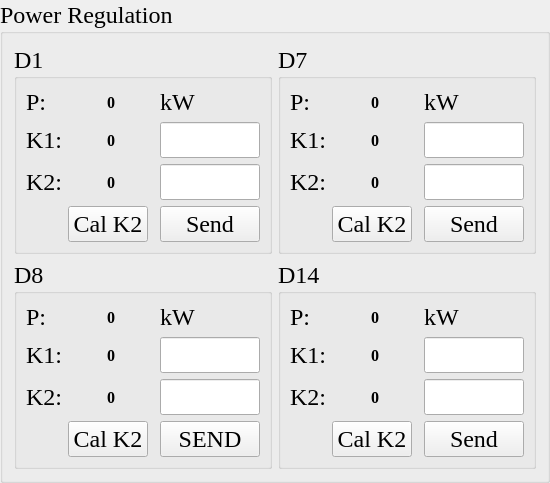
       <widget class="QGroupBox" name="groupBox_3">
        <property name="font">
         <font>
          <family>Times New Roman</family>
          <pointsize>18</pointsize>
         </font>
        </property>
        <property name="title">
         <string>Power Regulation</string>
        </property>
        <layout class="QGridLayout" name="gridLayout_13">
         <item row="1" column="2">
          <widget class="QGroupBox" name="groupBox_13">
           <property name="sizePolicy">
            <sizepolicy hsizetype="Preferred" vsizetype="Preferred">
             <horstretch>0</horstretch>
             <verstretch>0</verstretch>
            </sizepolicy>
           </property>
           <property name="title">
            <string>D14</string>
           </property>
           <layout class="QGridLayout" name="gridLayout_12">
            <item row="0" column="0">
             <widget class="QLabel" name="label_47">
              <property name="sizePolicy">
               <sizepolicy hsizetype="Preferred" vsizetype="Fixed">
                <horstretch>0</horstretch>
                <verstretch>0</verstretch>
               </sizepolicy>
              </property>
              <property name="text">
               <string>P:</string>
              </property>
             </widget>
            </item>
            <item row="2" column="4">
             <widget class="QLineEdit" name="lineEdit_d14_k2">
              <property name="sizePolicy">
               <sizepolicy hsizetype="Fixed" vsizetype="Fixed">
                <horstretch>0</horstretch>
                <verstretch>0</verstretch>
               </sizepolicy>
              </property>
              <property name="maximumSize">
               <size>
                <width>100</width>
                <height>16777215</height>
               </size>
              </property>
              <property name="alignment">
               <set>Qt::AlignCenter</set>
              </property>
             </widget>
            </item>
            <item row="0" column="1" colspan="2">
             <widget class="QLabel" name="label_d14_p">
              <property name="sizePolicy">
               <sizepolicy hsizetype="Expanding" vsizetype="Preferred">
                <horstretch>0</horstretch>
                <verstretch>0</verstretch>
               </sizepolicy>
              </property>
              <property name="font">
               <font>
                <pointsize>12</pointsize>
                <weight>75</weight>
                <bold>true</bold>
               </font>
              </property>
              <property name="text">
               <string>0</string>
              </property>
              <property name="alignment">
               <set>Qt::AlignCenter</set>
              </property>
             </widget>
            </item>
            <item row="1" column="1" colspan="2">
             <widget class="QLabel" name="label_d14_k1">
              <property name="sizePolicy">
               <sizepolicy hsizetype="Expanding" vsizetype="Preferred">
                <horstretch>0</horstretch>
                <verstretch>0</verstretch>
               </sizepolicy>
              </property>
              <property name="font">
               <font>
                <pointsize>12</pointsize>
                <weight>75</weight>
                <bold>true</bold>
               </font>
              </property>
              <property name="text">
               <string>0</string>
              </property>
              <property name="alignment">
               <set>Qt::AlignCenter</set>
              </property>
             </widget>
            </item>
            <item row="1" column="0">
             <widget class="QLabel" name="label_48">
              <property name="text">
               <string>K1:</string>
              </property>
             </widget>
            </item>
            <item row="1" column="4">
             <widget class="QLineEdit" name="lineEdit_d14_k1">
              <property name="sizePolicy">
               <sizepolicy hsizetype="Fixed" vsizetype="Fixed">
                <horstretch>0</horstretch>
                <verstretch>0</verstretch>
               </sizepolicy>
              </property>
              <property name="maximumSize">
               <size>
                <width>100</width>
                <height>16777215</height>
               </size>
              </property>
              <property name="alignment">
               <set>Qt::AlignCenter</set>
              </property>
             </widget>
            </item>
            <item row="2" column="0">
             <widget class="QLabel" name="label_49">
              <property name="text">
               <string>K2:</string>
              </property>
             </widget>
            </item>
            <item row="2" column="1" colspan="2">
             <widget class="QLabel" name="label_d14_k2">
              <property name="sizePolicy">
               <sizepolicy hsizetype="Expanding" vsizetype="Preferred">
                <horstretch>0</horstretch>
                <verstretch>0</verstretch>
               </sizepolicy>
              </property>
              <property name="font">
               <font>
                <pointsize>12</pointsize>
                <weight>75</weight>
                <bold>true</bold>
               </font>
              </property>
              <property name="text">
               <string>0</string>
              </property>
              <property name="alignment">
               <set>Qt::AlignCenter</set>
              </property>
             </widget>
            </item>
            <item row="4" column="4">
             <widget class="QPushButton" name="pushButton_d14">
              <property name="sizePolicy">
               <sizepolicy hsizetype="Fixed" vsizetype="Fixed">
                <horstretch>0</horstretch>
                <verstretch>0</verstretch>
               </sizepolicy>
              </property>
              <property name="maximumSize">
               <size>
                <width>100</width>
                <height>16777215</height>
               </size>
              </property>
              <property name="text">
               <string>Send</string>
              </property>
             </widget>
            </item>
            <item row="4" column="1">
             <widget class="QPushButton" name="pushButton_D14_CAL_K2">
              <property name="text">
               <string>Cal K2</string>
              </property>
             </widget>
            </item>
            <item row="0" column="4">
             <widget class="QLabel" name="label_9">
              <property name="text">
               <string>kW</string>
              </property>
             </widget>
            </item>
           </layout>
          </widget>
         </item>
         <item row="1" column="0">
          <widget class="QGroupBox" name="groupBox_D8">
           <property name="title">
            <string>D8</string>
           </property>
           <layout class="QGridLayout" name="gridLayout_10">
            <item row="0" column="0">
             <widget class="QLabel" name="label_37">
              <property name="sizePolicy">
               <sizepolicy hsizetype="Preferred" vsizetype="Fixed">
                <horstretch>0</horstretch>
                <verstretch>0</verstretch>
               </sizepolicy>
              </property>
              <property name="text">
               <string>P:</string>
              </property>
             </widget>
            </item>
            <item row="0" column="1" colspan="2">
             <widget class="QLabel" name="label_d8_p">
              <property name="sizePolicy">
               <sizepolicy hsizetype="Preferred" vsizetype="Preferred">
                <horstretch>0</horstretch>
                <verstretch>0</verstretch>
               </sizepolicy>
              </property>
              <property name="font">
               <font>
                <pointsize>12</pointsize>
                <weight>75</weight>
                <bold>true</bold>
               </font>
              </property>
              <property name="text">
               <string>0</string>
              </property>
              <property name="alignment">
               <set>Qt::AlignCenter</set>
              </property>
             </widget>
            </item>
            <item row="1" column="0">
             <widget class="QLabel" name="label_38">
              <property name="text">
               <string>K1:</string>
              </property>
             </widget>
            </item>
            <item row="1" column="1" colspan="2">
             <widget class="QLabel" name="label_d8_k1">
              <property name="sizePolicy">
               <sizepolicy hsizetype="Preferred" vsizetype="Preferred">
                <horstretch>0</horstretch>
                <verstretch>0</verstretch>
               </sizepolicy>
              </property>
              <property name="font">
               <font>
                <pointsize>12</pointsize>
                <weight>75</weight>
                <bold>true</bold>
               </font>
              </property>
              <property name="text">
               <string>0</string>
              </property>
              <property name="alignment">
               <set>Qt::AlignCenter</set>
              </property>
             </widget>
            </item>
            <item row="2" column="1" colspan="2">
             <widget class="QLabel" name="label_d8_k2">
              <property name="sizePolicy">
               <sizepolicy hsizetype="Preferred" vsizetype="Preferred">
                <horstretch>0</horstretch>
                <verstretch>0</verstretch>
               </sizepolicy>
              </property>
              <property name="font">
               <font>
                <pointsize>12</pointsize>
                <weight>75</weight>
                <bold>true</bold>
               </font>
              </property>
              <property name="text">
               <string>0</string>
              </property>
              <property name="alignment">
               <set>Qt::AlignCenter</set>
              </property>
             </widget>
            </item>
            <item row="2" column="0">
             <widget class="QLabel" name="label_39">
              <property name="text">
               <string>K2:</string>
              </property>
             </widget>
            </item>
            <item row="1" column="3">
             <widget class="QLineEdit" name="lineEdit_d8_k1">
              <property name="sizePolicy">
               <sizepolicy hsizetype="Fixed" vsizetype="Fixed">
                <horstretch>0</horstretch>
                <verstretch>0</verstretch>
               </sizepolicy>
              </property>
              <property name="maximumSize">
               <size>
                <width>100</width>
                <height>16777215</height>
               </size>
              </property>
              <property name="alignment">
               <set>Qt::AlignCenter</set>
              </property>
             </widget>
            </item>
            <item row="2" column="3">
             <widget class="QLineEdit" name="lineEdit_d8_k2">
              <property name="sizePolicy">
               <sizepolicy hsizetype="Fixed" vsizetype="Fixed">
                <horstretch>0</horstretch>
                <verstretch>0</verstretch>
               </sizepolicy>
              </property>
              <property name="maximumSize">
               <size>
                <width>100</width>
                <height>16777215</height>
               </size>
              </property>
              <property name="alignment">
               <set>Qt::AlignCenter</set>
              </property>
             </widget>
            </item>
            <item row="4" column="3">
             <widget class="QPushButton" name="pushButton_d8">
              <property name="sizePolicy">
               <sizepolicy hsizetype="Fixed" vsizetype="Fixed">
                <horstretch>0</horstretch>
                <verstretch>0</verstretch>
               </sizepolicy>
              </property>
              <property name="maximumSize">
               <size>
                <width>100</width>
                <height>16777215</height>
               </size>
              </property>
              <property name="text">
               <string>SEND</string>
              </property>
             </widget>
            </item>
            <item row="4" column="1">
             <widget class="QPushButton" name="pushButton_D8_CAL_K2">
              <property name="text">
               <string>Cal K2</string>
              </property>
             </widget>
            </item>
            <item row="0" column="3">
             <widget class="QLabel" name="label_7">
              <property name="text">
               <string>kW</string>
              </property>
             </widget>
            </item>
           </layout>
          </widget>
         </item>
         <item row="0" column="2">
          <widget class="QGroupBox" name="groupBox_12">
           <property name="title">
            <string>D7</string>
           </property>
           <layout class="QGridLayout" name="gridLayout_11">
            <item row="1" column="0">
             <widget class="QLabel" name="label_43">
              <property name="text">
               <string>K1:</string>
              </property>
             </widget>
            </item>
            <item row="0" column="1" colspan="2">
             <widget class="QLabel" name="label_d7_p">
              <property name="sizePolicy">
               <sizepolicy hsizetype="Preferred" vsizetype="Preferred">
                <horstretch>0</horstretch>
                <verstretch>0</verstretch>
               </sizepolicy>
              </property>
              <property name="font">
               <font>
                <pointsize>12</pointsize>
                <weight>75</weight>
                <bold>true</bold>
               </font>
              </property>
              <property name="text">
               <string>0</string>
              </property>
              <property name="alignment">
               <set>Qt::AlignCenter</set>
              </property>
             </widget>
            </item>
            <item row="1" column="3">
             <widget class="QLineEdit" name="lineEdit_d7_k1">
              <property name="sizePolicy">
               <sizepolicy hsizetype="Fixed" vsizetype="Fixed">
                <horstretch>0</horstretch>
                <verstretch>0</verstretch>
               </sizepolicy>
              </property>
              <property name="maximumSize">
               <size>
                <width>100</width>
                <height>16777215</height>
               </size>
              </property>
              <property name="alignment">
               <set>Qt::AlignCenter</set>
              </property>
             </widget>
            </item>
            <item row="0" column="0">
             <widget class="QLabel" name="label_42">
              <property name="sizePolicy">
               <sizepolicy hsizetype="Preferred" vsizetype="Fixed">
                <horstretch>0</horstretch>
                <verstretch>0</verstretch>
               </sizepolicy>
              </property>
              <property name="text">
               <string>P:</string>
              </property>
             </widget>
            </item>
            <item row="1" column="1" colspan="2">
             <widget class="QLabel" name="label_d7_k1">
              <property name="sizePolicy">
               <sizepolicy hsizetype="Preferred" vsizetype="Preferred">
                <horstretch>0</horstretch>
                <verstretch>0</verstretch>
               </sizepolicy>
              </property>
              <property name="font">
               <font>
                <pointsize>12</pointsize>
                <weight>75</weight>
                <bold>true</bold>
               </font>
              </property>
              <property name="text">
               <string>0</string>
              </property>
              <property name="alignment">
               <set>Qt::AlignCenter</set>
              </property>
             </widget>
            </item>
            <item row="2" column="3">
             <widget class="QLineEdit" name="lineEdit_d7_k2">
              <property name="sizePolicy">
               <sizepolicy hsizetype="Fixed" vsizetype="Fixed">
                <horstretch>0</horstretch>
                <verstretch>0</verstretch>
               </sizepolicy>
              </property>
              <property name="maximumSize">
               <size>
                <width>100</width>
                <height>16777215</height>
               </size>
              </property>
              <property name="alignment">
               <set>Qt::AlignCenter</set>
              </property>
             </widget>
            </item>
            <item row="2" column="1" colspan="2">
             <widget class="QLabel" name="label_d7_k2">
              <property name="sizePolicy">
               <sizepolicy hsizetype="Preferred" vsizetype="Preferred">
                <horstretch>0</horstretch>
                <verstretch>0</verstretch>
               </sizepolicy>
              </property>
              <property name="font">
               <font>
                <pointsize>12</pointsize>
                <weight>75</weight>
                <bold>true</bold>
               </font>
              </property>
              <property name="text">
               <string>0</string>
              </property>
              <property name="alignment">
               <set>Qt::AlignCenter</set>
              </property>
             </widget>
            </item>
            <item row="2" column="0">
             <widget class="QLabel" name="label_44">
              <property name="text">
               <string>K2:</string>
              </property>
             </widget>
            </item>
            <item row="4" column="3">
             <widget class="QPushButton" name="pushButton_d7">
              <property name="sizePolicy">
               <sizepolicy hsizetype="Fixed" vsizetype="Fixed">
                <horstretch>0</horstretch>
                <verstretch>0</verstretch>
               </sizepolicy>
              </property>
              <property name="maximumSize">
               <size>
                <width>100</width>
                <height>16777215</height>
               </size>
              </property>
              <property name="text">
               <string>Send</string>
              </property>
             </widget>
            </item>
            <item row="4" column="1">
             <widget class="QPushButton" name="pushButton_D7_CAL_K2">
              <property name="text">
               <string>Cal K2</string>
              </property>
             </widget>
            </item>
            <item row="0" column="3">
             <widget class="QLabel" name="label_8">
              <property name="text">
               <string>kW</string>
              </property>
             </widget>
            </item>
           </layout>
          </widget>
         </item>
         <item row="0" column="0">
          <widget class="QGroupBox" name="groupBox_D1">
           <property name="title">
            <string>D1</string>
           </property>
           <layout class="QGridLayout" name="gridLayout_9">
            <item row="3" column="1" colspan="2">
             <widget class="QLabel" name="label_d1_k2">
              <property name="sizePolicy">
               <sizepolicy hsizetype="Preferred" vsizetype="Preferred">
                <horstretch>0</horstretch>
                <verstretch>0</verstretch>
               </sizepolicy>
              </property>
              <property name="font">
               <font>
                <pointsize>12</pointsize>
                <weight>75</weight>
                <bold>true</bold>
               </font>
              </property>
              <property name="text">
               <string>0</string>
              </property>
              <property name="alignment">
               <set>Qt::AlignCenter</set>
              </property>
             </widget>
            </item>
            <item row="2" column="0">
             <widget class="QLabel" name="label_33">
              <property name="text">
               <string>K1:</string>
              </property>
             </widget>
            </item>
            <item row="3" column="0">
             <widget class="QLabel" name="label_34">
              <property name="text">
               <string>K2:</string>
              </property>
             </widget>
            </item>
            <item row="2" column="1" colspan="2">
             <widget class="QLabel" name="label_d1_k1">
              <property name="sizePolicy">
               <sizepolicy hsizetype="Preferred" vsizetype="Preferred">
                <horstretch>0</horstretch>
                <verstretch>0</verstretch>
               </sizepolicy>
              </property>
              <property name="font">
               <font>
                <pointsize>12</pointsize>
                <weight>75</weight>
                <bold>true</bold>
               </font>
              </property>
              <property name="text">
               <string>0</string>
              </property>
              <property name="alignment">
               <set>Qt::AlignCenter</set>
              </property>
             </widget>
            </item>
            <item row="4" column="3">
             <widget class="QPushButton" name="pushButton_d1">
              <property name="sizePolicy">
               <sizepolicy hsizetype="Fixed" vsizetype="Fixed">
                <horstretch>0</horstretch>
                <verstretch>0</verstretch>
               </sizepolicy>
              </property>
              <property name="maximumSize">
               <size>
                <width>100</width>
                <height>16777215</height>
               </size>
              </property>
              <property name="text">
               <string>Send</string>
              </property>
             </widget>
            </item>
            <item row="3" column="3">
             <widget class="QLineEdit" name="lineEdit_d1_k2">
              <property name="sizePolicy">
               <sizepolicy hsizetype="Fixed" vsizetype="Fixed">
                <horstretch>0</horstretch>
                <verstretch>0</verstretch>
               </sizepolicy>
              </property>
              <property name="maximumSize">
               <size>
                <width>100</width>
                <height>16777215</height>
               </size>
              </property>
              <property name="alignment">
               <set>Qt::AlignCenter</set>
              </property>
             </widget>
            </item>
            <item row="2" column="3">
             <widget class="QLineEdit" name="lineEdit_d1_k1">
              <property name="sizePolicy">
               <sizepolicy hsizetype="Preferred" vsizetype="Fixed">
                <horstretch>0</horstretch>
                <verstretch>0</verstretch>
               </sizepolicy>
              </property>
              <property name="maximumSize">
               <size>
                <width>100</width>
                <height>16777215</height>
               </size>
              </property>
              <property name="alignment">
               <set>Qt::AlignCenter</set>
              </property>
             </widget>
            </item>
            <item row="0" column="0">
             <widget class="QLabel" name="label_32">
              <property name="sizePolicy">
               <sizepolicy hsizetype="Preferred" vsizetype="Fixed">
                <horstretch>0</horstretch>
                <verstretch>0</verstretch>
               </sizepolicy>
              </property>
              <property name="text">
               <string>P:</string>
              </property>
             </widget>
            </item>
            <item row="0" column="1" colspan="2">
             <widget class="QLabel" name="label_d1_p">
              <property name="sizePolicy">
               <sizepolicy hsizetype="Preferred" vsizetype="Preferred">
                <horstretch>0</horstretch>
                <verstretch>0</verstretch>
               </sizepolicy>
              </property>
              <property name="font">
               <font>
                <pointsize>12</pointsize>
                <weight>75</weight>
                <bold>true</bold>
               </font>
              </property>
              <property name="text">
               <string>0</string>
              </property>
              <property name="alignment">
               <set>Qt::AlignCenter</set>
              </property>
             </widget>
            </item>
            <item row="4" column="1">
             <widget class="QPushButton" name="pushButton_D1_CAL_K2">
              <property name="text">
               <string>Cal K2</string>
              </property>
             </widget>
            </item>
            <item row="0" column="3">
             <widget class="QLabel" name="label_6">
              <property name="text">
               <string>kW</string>
              </property>
             </widget>
            </item>
           </layout>
          </widget>
         </item>
        </layout>
       </widget>
